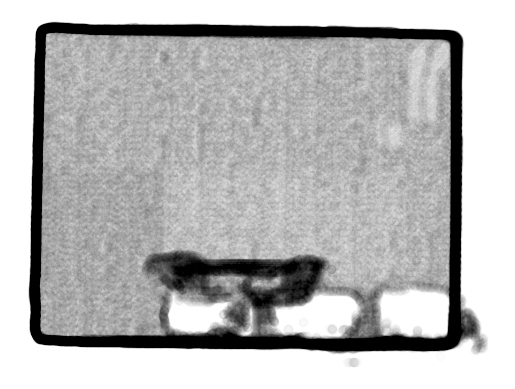
#> input picture output.png, 515 x 389 px
$ jupyter execute --allow-errors old.ipynb   (shell and % lines are left out)
#> lines starting #> are read from the running program, lines starting #| are printed output that depends on the picture; after the words box and inside, x2 and y2 are one past the last pixel; in counts of white or black regions, pixels touching at a corner belong together
[cell 1]
import matplotlib.pyplot as plt
import pandas as pd
import numpy as np
import sklearn.linear_model as lm
from mpl_toolkits.mplot3d import Axes3D
import cv2

#> (a cell that did not finish here is left out)

[cell 3]

fig = plt.figure()
ax = fig.add_subplot(111, projection='3d')
#> (the rest of this cell did not finish here and is left out)

[cell 4]
def find_ceiling(col, ssize):
    indices = np.zeros((1, 3))
    end = len(df[col]) // ssize
    ordf = df.sort_values(by=[col])
    for i in reversed(range(end)):
        temp = ordf[i*ssize:(i+1)*ssize]
        idx = temp[['By']].idxmax()
        current = df.iloc[idx].to_numpy()[0].copy()
        if np.max(indices[:,2]) < current[2]:
            indices = np.vstack((indices,current))
    indices = indices[1:,:]
    return indices

#> (the rest of this cell did not finish here and is left out)

#> (a cell that did not finish here is left out)

[cell 6]
def create_rot_mat(coefs):
    norm = -np.array([coefs[0], coefs[1], -1])
    norm = norm / np.linalg.norm(norm)
    basis_x = np.array([1, 0, 0])
    axis = np.cross(norm, basis_x)
    axis = axis / np.linalg.norm(axis)
    angle = -np.arccos(np.dot(norm, basis_x))
    C = np.array([[0, -axis[2], axis[1]],
                [axis[2], 0, -axis[0]],
                [-axis[1], axis[0], 0]])
    return np.identity(3) + np.sin(angle)*C + (1-np.cos(angle))*np.dot(C, C)

#> (the rest of this cell did not finish here and is left out)

#> (a cell that did not finish here is left out)

[cell 8]
res = 0.05

def point2img(points, res):
    xmin, xmax = np.min(ceil[:, 0]), np.max(ceil[:, 0])
    ymin, ymax = np.min(ceil[:, 1]), np.max(ceil[:, 1])
    shape = (int((xmax - xmin) / res), int((ymax - ymin) / res))
    img  = np.zeros(shape)

    sortx = points[points[:, 0].argsort()]
    sorty = points[points[:, 1].argsort()]

    for i in range(shape[0]):
        for j in range(shape[1]):
            temp = points[np.logical_and(points[:,0]>(xmin + res*i), points[:,0]<(xmin + res*(i+1)))]
            temp = temp[np.logical_and(temp[:,1]>(ymin + res*j), temp[:,1]<(ymin + res*(j+1)))]

            img[i, -j-1] = len(temp)
    return img.T

#> (the rest of this cell did not finish here and is left out)

[cell 9]
image = cv2.imread('../imengus.github.io/img/fig1.png')
#> (the rest of this cell did not finish here and is left out)

[cell 10]
def houghlines(out, edges):
    out1 = out.copy()
    lines = cv2.HoughLinesP(edges, 1, np.pi/180, 10, minLineLength=400, maxLineGap=250)
    for line in lines:
        for x1, y1, x2, y2 in line:
            cv2.line(out1, (x1, y1), (x2, y2), (0, 0, 255), 2)
    cv2.imshow('out', out1)
    cv2.waitKey(0)
    cv2.destroyAllWindows()
    # [22 lines of commented-out code are left out]

#> (the rest of this cell did not finish here and is left out)

#> (a cell that did not finish here is left out)

#> (a cell that did not finish here is left out)

[cell 13]
toy = np.zeros((61, 72))

toy[20] = 1
toy[22] = 1

toy[:, 10:14] = 1
toy[:, 20:26] = 1
#> (the rest of this cell did not finish here and is left out)

[cell 14]
image = cv2.imread('output.png')
#> image is the input picture: shape (389, 515, 3); min 0, max 255, mean 183.1
gray = cv2.cvtColor(image, cv2.COLOR_BGR2GRAY)
edge = cv2.Canny(gray, 300, 400)
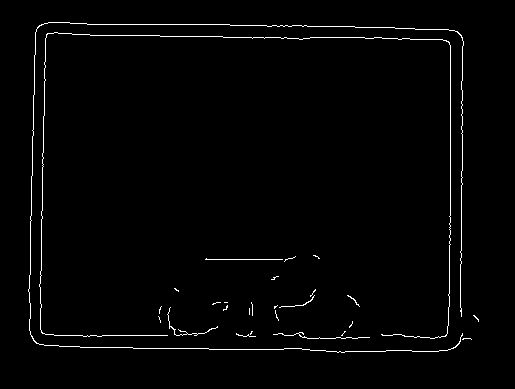
#> edge: shape (389, 515); 1.6% white in thin lines or dots, all inside (x1, y1, x2, y2) = (28, 22, 479, 353)
# edge = cv2.medianBlur(edges, 3)
plt.imshow(edge, cmap='Greys')
plt.axis('off')
plt.show()
houghlines(image, edge)
#> in houghlines, `lines = cv2.HoughLinesP(edges, 1, np.pi/180, 10, minLineLength=400, ma..`: lines = [[35, 37, 462, 37], [31, 335, 462, 335], [48, 22, 448, 29], [45, 334, 446, 334]]
#> the loop in houghlines, `for line in lines:` made 4 passes
#> after the loop in houghlines, `for line in lines:`:
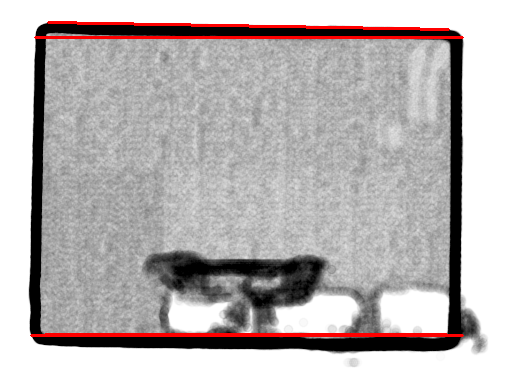
#> out1: shape (389, 515, 3); 2.09% of pixels changed, all inside (x1, y1, x2, y2) = (30, 21, 464, 337)
